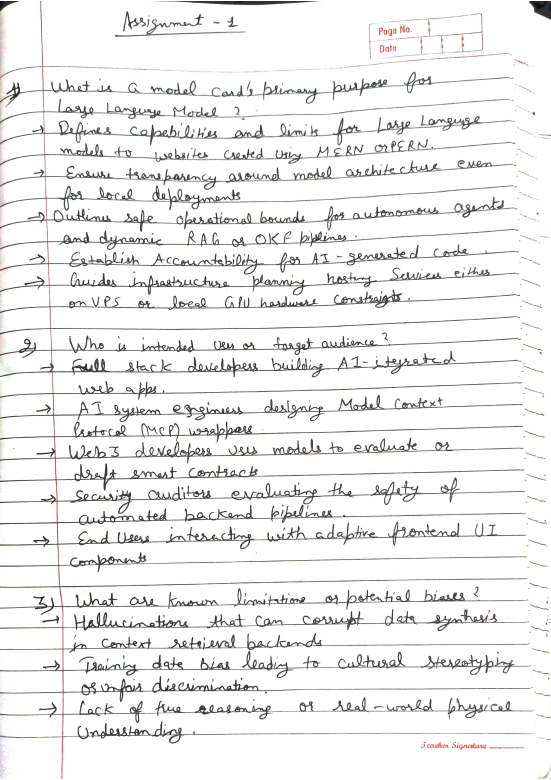
#> input picture samples/my_handwriting.png, 1653 x 2339 px (shown at 1/3 size)
$ python -i assignment_engine.py   (imports and definitions only)
#> lines starting #> are read from the running program, lines starting #| are printed output that depends on the picture
#> further down, picture is the input picture: PIL image 1653x2339 RGB; mean R, G, B 238.7, 238.3, 238.2
#!/usr/bin/env python3
"""Assignment Notebook Engine — Renders structured handwritten assignment pages.

Produces convincing handwritten assignment pages on ruled notebook paper with:
  - Math notation: superscripts (^{...}), subscripts (_{...}), symbols (∈ → × ∏)
  - Structured layout: Problem headers, sub-parts (a,b,c), sub-sub (i,ii,iii)
  - Indentation, underlines, page headers (Date, Page No, Expt No)
  - Multi-page PDF output
  - Natural handwriting variations (baseline wobble, ink pressure, spacing jitter)

Usage:
    PYTHONPATH=src python assignment_engine.py content.txt output.pdf --style caveat --ink blue

Draw whole words (Caveat ligatures). Sit baselines on the ruled grid.
See AGENTS.md and docs/ASSIGNMENT_PAGES.md.
"""
from __future__ import annotations

import random
import re
from functools import lru_cache
from pathlib import Path
from PIL import Image, ImageChops, ImageDraw, ImageFilter, ImageFont
import numpy as np

FONTS_DIR = Path(__file__).resolve().parents[2] / "assets" / "fonts"

# ── Font styles ──────────────────────────────────────────────────────────────

STYLES = {
    "kalam": {
        "name": "Kalam (Student Notebook)",
        "file": "Kalam.ttf",
        "default_size": 32,
        "line_height": 48,
        "y_offset_ratio": 0.80,
    },
    "caveat": {
        "name": "Caveat (Flowing Cursive)",
        "file": "Caveat.ttf",
        "default_size": 38,
        "line_height": 48,
        "y_offset_ratio": 0.76,
    },
    "indie": {
        "name": "Indie Flower (Casual Hand)",
        "file": "IndieFlower.ttf",
        "default_size": 30,
        "line_height": 48,
        "y_offset_ratio": 0.78,
    },
    "patrick": {
        "name": "Patrick Hand (Neat Notes)",
        "file": "PatrickHand.ttf",
        "default_size": 32,
        "line_height": 48,
        "y_offset_ratio": 0.80,
    },
}

INKS = {
    "blue": (24, 62, 132),
    "black": (26, 28, 32),
    "darkblue": (15, 38, 85),
    "red": (185, 30, 40),
}

# assets/fonts/ is gitignored, so a fresh clone (Colab especially) has no faces.
# All four are OFL on Google Fonts.
_FONT_URLS = {
    "Kalam.ttf": "https://raw.githubusercontent.com/google/fonts/main/ofl/kalam/Kalam-Regular.ttf",
    "Caveat.ttf": "https://raw.githubusercontent.com/google/fonts/main/ofl/caveat/Caveat%5Bwght%5D.ttf",
    "IndieFlower.ttf": "https://raw.githubusercontent.com/google/fonts/main/ofl/indieflower/IndieFlower-Regular.ttf",
    "PatrickHand.ttf": "https://raw.githubusercontent.com/google/fonts/main/ofl/patrickhand/PatrickHand-Regular.ttf",
}


# [17 lines left out: function ensure_fonts, not called in this run]

# ── Unicode math helpers ─────────────────────────────────────────────────────

# Handwriting fonts cover Latin only, so math glyphs (∈ → ∏ ≤ …) must come from a
# fallback face or they render as .notdef boxes. DejaVuSans ships inside
# matplotlib, so the same lookup works on a PC and on Colab.
_FALLBACK_FONTS = [
    Path(__file__).resolve().parents[2] / "assets" / "fonts" / "DejaVuSans.ttf",
    Path("/usr/share/fonts/truetype/dejavu/DejaVuSans.ttf"),
    Path("/usr/share/fonts/truetype/noto/NotoSansMath-Regular.ttf"),
    Path("C:/Windows/Fonts/seguisym.ttf"),
    Path("C:/Windows/Fonts/arial.ttf"),
]


# [60 lines left out: functions _matplotlib_dejavu, fallback_font_path, _coverage, _pil_has_glyph, _covers, not called in this run]


@lru_cache(maxsize=64)
def _load_font(path_str: str, size: int) -> ImageFont.FreeTypeFont:
    return ImageFont.truetype(path_str, size)


# Caveat's cursive capital L is a bare loop that reads as an opening bracket, so
# `∂L/∂w` looks like `∂(/∂w`. Draw those few letters from the fallback face.
CONFUSABLE = {"Caveat.ttf": set("L")}


# [16 lines left out: function glyph_runs, not called in this run]


# Superscripts/subscripts are drawn as smaller raised/lowered text rather than
# mapped to Unicode ⁵/ₖ characters — handwriting faces don't have those.
SUP_SCALE = 0.62
SUP_RISE = 0.42
SUB_DROP = 0.16


# [104 lines left out: functions split_words, _group_at, _flatten_markup, parse_segments, measure_segments, not called in this run]


# Upright fallback glyphs next to slanted handwriting read as "typed", so the
# math runs get sheared to roughly the handwriting's lean.
FALLBACK_SHEAR = 0.16

# Placement for handwritten symbol images: (height / font size, how far the
# bottom sits below the baseline / font size). Arrows float at mid x-height,
# big operators overhang, most symbols sit on the line.
_GLYPH_METRICS: dict[str, tuple[float, float]] = {
    "→": (0.44, 0.13), "←": (0.44, 0.13), "⇒": (0.44, 0.13), "⇔": (0.44, 0.13),
    "Σ": (0.90, -0.06), "∏": (0.90, -0.06), "√": (0.90, -0.04),
    "∇": (0.70, 0.0), "∂": (0.78, -0.10),
    "≤": (0.52, 0.04), "≥": (0.52, 0.04), "≠": (0.62, 0.0), "≈": (0.30, 0.16),
    "×": (0.34, 0.14), "·": (0.12, 0.14), "∞": (0.34, 0.14),
    "β": (0.80, -0.18), "γ": (0.60, -0.18), "μ": (0.58, -0.16),
    "σ": (0.48, 0.0), "λ": (0.72, 0.0), "θ": (0.78, 0.0), "δ": (0.74, 0.0),
    "α": (0.46, 0.0), "ε": (0.46, 0.0), "π": (0.46, 0.0), "Δ": (0.70, 0.0),
}
_GLYPH_DEFAULT = (0.58, 0.0)


# [40 lines left out: functions _draw_handwritten_glyph, _draw_sheared, not called in this run]


# Variation lives at the *word* level. Per-letter rotate/scale snaps Caveat's
# joins (the font's whole reason to exist) and reads as typed glyphs on a line.
WORD_ANGLE = 0.55     # degrees, peak — a written word leans a little
WORD_SCALE = 0.018    # fraction, peak
WORD_SHIFT = 0.35     # px, peak


# [78 lines left out: functions _stamp, _draw_connected, _draw_run, draw_segments, not called in this run]


# Common shorthand → Unicode replacements
SYMBOL_MAP = {
    r"\in": "∈",
    r"\notin": "∉",
    r"\times": "×",
    r"\cdot": "·",
    r"\to": "→",
    r"\rightarrow": "→",
    r"\leftarrow": "←",
    r"\implies": "⇒",
    r"\iff": "⇔",
    r"\forall": "∀",
    r"\exists": "∃",
    r"\sum": "Σ",
    r"\prod": "∏",
    r"\pi": "π",
    r"\theta": "θ",
    r"\alpha": "α",
    r"\beta": "β",
    r"\gamma": "γ",
    r"\delta": "δ",
    r"\sigma": "σ",
    r"\lambda": "λ",
    r"\mu": "μ",
    r"\epsilon": "ε",
    r"\partial": "∂",
    r"\infty": "∞",
    r"\neq": "≠",
    r"\leq": "≤",
    r"\geq": "≥",
    r"\approx": "≈",
    r"\subset": "⊂",
    r"\supset": "⊃",
    r"\cup": "∪",
    r"\cap": "∩",
    r"\emptyset": "∅",
    r"\nabla": "∇",
    r"\sqrt": "√",
    r"\int": "∫",
    r"\pm": "±",
    r"\ldots": "…",
    r"\cdots": "…",
    r"\eta": "η",
    r"\ell": "ℓ",
    r"\odot": "⊙",
    r"\top": "⊤",
    r"\propto": "∝",
    # Capital Greek — common in DL notation (Σ loss, Δ weights, Θ params).
    r"\Sigma": "Σ",
    r"\Delta": "Δ",
    r"\Theta": "Θ",
    r"\Lambda": "Λ",
    r"\Omega": "Ω",
    r"\Phi": "Φ",
    r"\Gamma": "Γ",
    r"\Pi": "∏",
    "R": "R",  # Keep R as-is (used in R^n notation)
}


# [6 lines left out: function replace_symbols, not called in this run]


# ── Page layout constants ────────────────────────────────────────────────────

PAGE_W, PAGE_H = 1200, 1700
MARGIN_LEFT = 145
MARGIN_RIGHT = 1100
MARGIN_TOP = 140
LINE_SPACING = 48  # pixels between ruled lines


# [48 lines left out: function make_notebook_page, not called in this run]


def apply_scan_look(img: Image.Image, seed: int | None = None) -> Image.Image:
    """Make a clean render look like a phone/Adobe Scan capture of paper.

    A perfectly axis-aligned, evenly-lit page is the giveaway even when the
    writing is good, so: tiny rotation, uneven lighting, softness, grain.
    """
    rng = random.Random(seed)
    w, h = img.size
#> w = 1653; h = 2339

    angle = rng.uniform(-0.22, 0.22)
    img = img.rotate(angle, resample=Image.BICUBIC, expand=False,
                     fillcolor=(252, 250, 245))
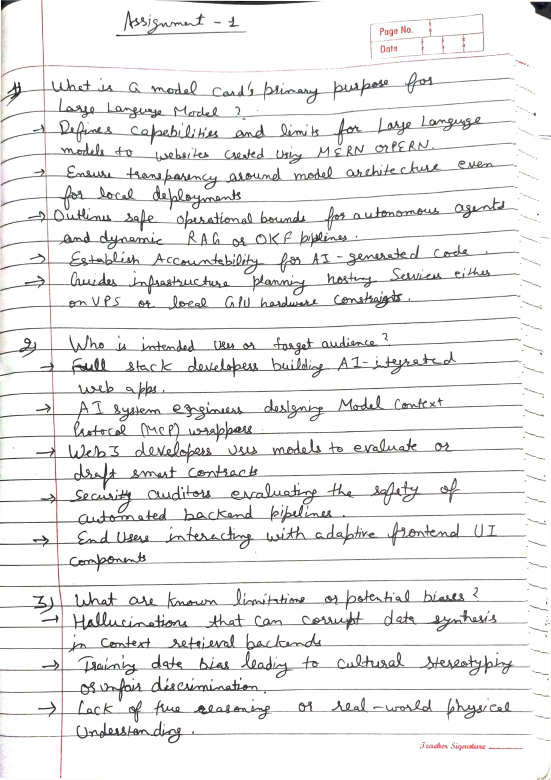
#> img: PIL image 1653x2339 RGB (shown at 1/3 size); mean R, G, B 238.3, 238, 237.8

    arr = np.asarray(img).astype(np.float32)
    # Lighting gradient: brighter on one side, slight corner falloff.
    gx = np.linspace(rng.uniform(0.90, 0.99), rng.uniform(0.97, 1.03), w,
                     dtype=np.float32)
#> gx = 1653 values from 0.953 to 1.01
    gy = np.linspace(rng.uniform(0.95, 1.01), rng.uniform(0.90, 0.99), h,
                     dtype=np.float32)
    shade = np.outer(gy, gx)
    yy, xx = np.mgrid[0:h, 0:w].astype(np.float32)
    r = (((xx - w / 2) / (w / 2)) ** 2 + ((yy - h / 2) / (h / 2)) ** 2)
    shade *= 1.0 - 0.055 * r
    arr *= shade[..., None]
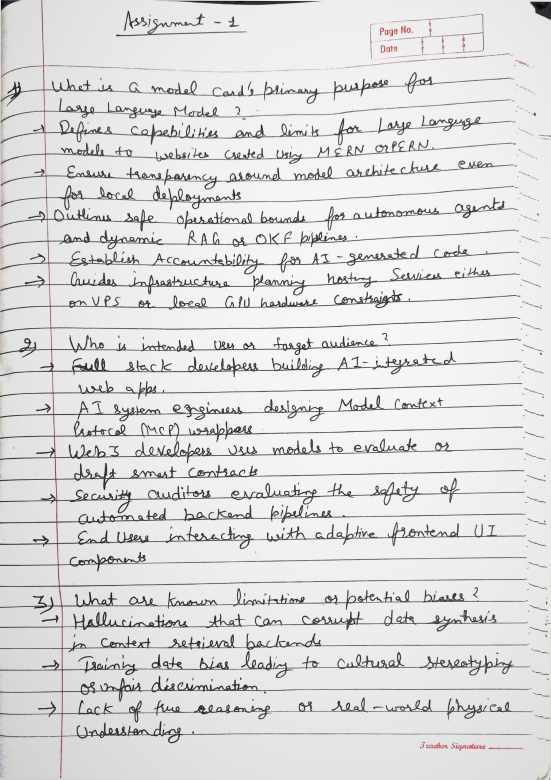
#> arr: shape (2339, 1653, 3) float32 (shown at 1/3 size); mean R, G, B 226.2, 225.8, 225.6

    arr += np.random.normal(0, 2.1, arr.shape).astype(np.float32)
    out = Image.fromarray(np.clip(arr, 0, 255).astype(np.uint8))
    return out.filter(ImageFilter.GaussianBlur(radius=0.18))


BASE_PRESSURE = 240


# [14 lines left out: function _hand_line, not called in this run]


def _underline(mdraw: ImageDraw.ImageDraw, x0: float, x1: float, y: float,
               wobble: bool) -> None:
    _hand_line(mdraw, x0, x1, y, wobble)


def _strike(mdraw: ImageDraw.ImageDraw, x0: float, x1: float, y: float,
            wobble: bool) -> None:
    _hand_line(mdraw, x0 - 2, x1 + 2, y, wobble)


# Pressure drifts as you write rather than jumping per letter, so it is a random
# walk shared across the page instead of independent noise per glyph.
_PRESSURE = {"v": float(BASE_PRESSURE)}


# [40 lines left out: functions _wobbly, _pen_arrow, _pen_in, not called in this run]


# Symbols worth drawing by hand because they appear constantly and a font
# renders them too perfectly.
_PEN_SHAPES = {
    "→": lambda d, x, b, s: _pen_arrow(d, x, b, s, back=False),
    "←": lambda d, x, b, s: _pen_arrow(d, x, b, s, back=True),
    "∈": _pen_in,
}


# [293 lines left out: functions _jitter_pressure, composite_ink, _detect_indent, render_assignment, main, not called in this run]


# [2 lines not run here, left out]

>>> from PIL import Image
>>> picture = Image.open('../../samples/my_handwriting.png')
>>> result = apply_scan_look(picture)
